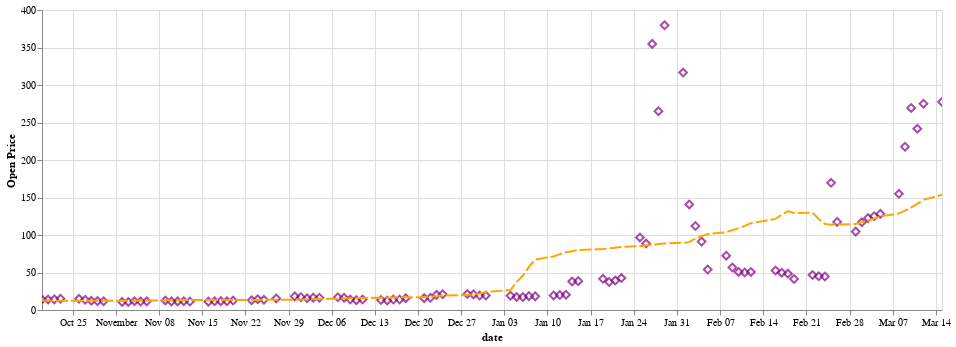

The notebook cell this image was saved under:
### Code cell
points + line

### Figure 1 — Vega-Lite specification as saved in the notebook (floating-point values rounded to 4 significant figures)
{"config": {"view": {"continuousWidth": 400, "continuousHeight": 300}}, "layer": [{"mark": {"type": "point", "color": "purple", "fontStyle": "italic", "shape": "diamond", "size": 60}, "encoding": {"tooltip": [{"type": "nominal", "field": "open"}, {"type": "nominal", "field": "close"}], "x": {"type": "temporal", "field": "date"}, "y": {"type": "quantitative", "axis": {"title": "Open Price"}, "field": "open"}}, "selection": {"selector113": {"type": "interval", "bind": "scales", "encodings": ["x", "y"]}}, "width": 900}, {"mark": {"type": "line", "color": "orange", "strokeCap": "square", "strokeDash": [10, 5], "strokeWidth": 2}, "encoding": {"x": {"type": "temporal", "field": "date"}, "y": {"type": "quantitative", "field": "rolling_mean"}}, "transform": [{"window": [{"op": "mean", "field": "open", "as": "rolling_mean"}], "frame": [-15, 15]}]}], "data": {"name": "data-8e65cf72f63a44c2b3859a1b80102327"}, "$schema": "https://vega.github.io/schema/vega-lite/v4.8.1.json", "datasets": {"data-8e65cf72f63a44c2b3859a1b80102327": [{"open": "277.52", "high": "283.0", "low": "206.0", "close": "220.14", "adjusted": "220.14", "volume": "24226187", "dividend": "0.0000", "split": "1.0", "date": "2021-03-15"}, {"open": "274.9965", "high": "295.5", "low": "262.27", "close": "264.5", "adjusted": "264.5", "volume": "25845899", "dividend": "0.0000", "split": "1.0", "date": "2021-03-12"}, {"open": "241.64", "high": "281.5", "low": "232.6", "close": "260.0", "adjusted": "260.0", "volume": "28312493", "dividend": "0.0000", "split": "1.0", "date": "2021-03-11"}, {"open": "269.43", "high": "348.5", "low": "172.0", "close": "265.0", "adjusted": "265.0", "volume": "71570566", "dividend": "0.0000", "split": "1.0", "date": "2021-03-10"}, {"open": "217.71", "high": "249.85", "low": "208.5101", "close": "246.9", "adjusted": "246.9", "volume": "39099331", "dividend": "0.0000", "split": "1.0", "date": "2021-03-09"}, {"open": "154.89", "high": "210.8699", "low": "146.1", "close": "194.5", "adjusted": "194.5", "volume": "63565620", "dividend": "0.0000", "split": "1.0", "date": "2021-03-08"}, {"open": "128.17", "high": "151.53", "low": "127.5", "close": "137.74", "adjusted": "137.74", "volume": "30733673", "dividend": "0.0000", "split": "1.0", "date": "2021-03-05"}, {"open": "125.0", "high": "147.8699", "low": "115.3", "close": "132.35", "adjusted": "132.35", "volume": "32606893", "dividend": "0.0000", "split": "1.0", "date": "2021-03-04"}, {"open": "122.51", "high": "127.75", "low": "113.12", "close": "124.18", "adjusted": "124.18", "volume": "19273882", "dividend": "0.0000", "split": "1.0", "date": "2021-03-03"}, {"open": "116.93", "high": "133.2", "low": "112.2", "close": "118.18", "adjusted": "118.18", "volume": "33783044", "dividend": "0.0000", "split": "1.0", "date": "2021-03-02"}, {"open": "104.54", "high": "133.99", "low": "99.97", "close": "120.4", "adjusted": "120.4", "volume": "49793965", "dividend": "0.0000", "split": "1.0", "date": "2021-03-01"}, {"open": "117.46", "high": "142.9", "low": "86.0", "close": "101.74", "adjusted": "101.74", "volume": "90842694", "dividend": "0.0000", "split": "1.0", "date": "2021-02-26"}, {"open": "169.56", "high": "184.68", "low": "101.0", "close": "108.73", "adjusted": "108.73", "volume": "145443658", "dividend": "0.0000", "split": "1.0", "date": "2021-02-25"}, {"open": "44.7", "high": "91.71", "low": "44.7", "close": "91.71", "adjusted": "91.71", "volume": "48556520", "dividend": "0.0000", "split": "1.0", "date": "2021-02-24"}, {"open": "44.97", "high": "46.23", "low": "40.0", "close": "44.97", "adjusted": "44.97", "volume": "7565215", "dividend": "0.0000", "split": "1.0", "date": "2021-02-23"}, {"open": "46.69", "high": "48.51", "low": "42.4", "close": "46.0", "adjusted": "46.0", "volume": "18864590", "dividend": "0.0000", "split": "1.0", "date": "2021-02-22"}, {"open": "41.28", "high": "43.89", "low": "38.5", "close": "40.59", "adjusted": "40.59", "volume": "14828238", "dividend": "0.0000", "split": "1.0", "date": "2021-02-19"}, {"open": "48.49", "high": "48.87", "low": "40.65", "close": "40.69", "adjusted": "40.69", "volume": "23990555", "dividend": "0.0000", "split": "1.0", "date": "2021-02-18"}, {"open": "49.77", "high": "51.19", "low": "44.56", "close": "45.94", "adjusted": "45.94", "volume": "9147635", "dividend": "0.0000", "split": "1.0", "date": "2021-02-17"}, {"open": "52.66", "high": "53.5", "low": "49.04", "close": "49.51", "adjusted": "49.51", "volume": "8175030", "dividend": "0.0000", "split": "1.0", "date": "2021-02-16"}, {"open": "50.75", "high": "55.24", "low": "48.05", "close": "52.4", "adjusted": "52.4", "volume": "14573264", "dividend": "0.0000", "split": "1.0", "date": "2021-02-12"}, {"open": "50.01", "high": "55.32", "low": "48.2201", "close": "51.1", "adjusted": "51.1", "volume": "13056725", "dividend": "0.0000", "split": "1.0", "date": "2021-02-11"}, {"open": "50.77", "high": "62.83", "low": "46.55", "close": "51.2", "adjusted": "51.2", "volume": "35943280", "dividend": "0.0000", "split": "1.0", "date": "2021-02-10"}, {"open": "56.61", "high": "57.0", "low": "46.52", "close": "50.31", "adjusted": "50.31", "volume": "25598598", "dividend": "0.0000", "split": "1.0", "date": "2021-02-09"}, {"open": "72.41", "high": "72.66", "low": "58.02", "close": "60.0", "adjusted": "60.0", "volume": "25687282", "dividend": "0.0000", "split": "1.0", "date": "2021-02-08"}, {"open": "54.04", "high": "95.0", "low": "51.09", "close": "63.77", "adjusted": "63.77", "volume": "81345013", "dividend": "0.0000", "split": "1.0", "date": "2021-02-05"}, {"open": "91.19", "high": "91.5", "low": "53.33", "close": "53.5", "adjusted": "53.5", "volume": "62427275", "dividend": "0.0000", "split": "1.0", "date": "2021-02-04"}, {"open": "112.01", "high": "113.3999", "low": "85.25", "close": "92.41", "adjusted": "92.41", "volume": "42698511", "dividend": "0.0000", "split": "1.0", "date": "2021-02-03"}, {"open": "140.76", "high": "158.0", "low": "74.2201", "close": "90.0", "adjusted": "90.0", "volume": "76663691", "dividend": "0.0000", "split": "1.0", "date": "2021-02-02"}, {"open": "316.56", "high": "322.0", "low": "212.0", "close": "225.0", "adjusted": "225.0", "volume": "37382152", "dividend": "0.0000", "split": "1.0", "date": "2021-02-01"}, {"open": "379.71", "high": "413.98", "low": "250.0", "close": "325.0", "adjusted": "325.0", "volume": "49414294", "dividend": "0.0000", "split": "1.0", "date": "2021-01-29"}, {"open": "265.0", "high": "483.0", "low": "112.25", "close": "193.6", "adjusted": "193.6", "volume": "58815805", "dividend": "0.0000", "split": "1.0", "date": "2021-01-28"}, {"open": "354.83", "high": "380.0", "low": "249.0", "close": "347.51", "adjusted": "347.51", "volume": "90516825", "dividend": "0.0000", "split": "1.0", "date": "2021-01-27"}, {"open": "88.56", "high": "150.0", "low": "80.2", "close": "147.98", "adjusted": "147.98", "volume": "161894423", "dividend": "0.0000", "split": "1.0", "date": "2021-01-26"}, {"open": "96.73", "high": "159.18", "low": "61.13", "close": "76.79", "adjusted": "76.79", "volume": "177874000", "dividend": "0.0000", "split": "1.0", "date": "2021-01-25"}, {"open": "42.59", "high": "76.7573", "low": "42.32", "close": "65.01", "adjusted": "65.01", "volume": "194084194", "dividend": "0.0000", "split": "1.0", "date": "2021-01-22"}, {"open": "39.23", "high": "44.75", "low": "37.0", "close": "43.03", "adjusted": "43.03", "volume": "57079754", "dividend": "0.0000", "split": "1.0", "date": "2021-01-21"}, {"open": "37.37", "high": "41.1899", "low": "36.06", "close": "39.12", "adjusted": "39.12", "volume": "33471789", "dividend": "0.0000", "split": "1.0", "date": "2021-01-20"}, {"open": "41.55", "high": "45.52", "low": "36.64", "close": "39.36", "adjusted": "39.36", "volume": "74721924", "dividend": "0.0000", "split": "1.0", "date": "2021-01-19"}, {"open": "38.49", "high": "40.75", "low": "34.01", "close": "35.5", "adjusted": "35.5", "volume": "46866358", "dividend": "0.0000", "split": "1.0", "date": "2021-01-15"}, {"open": "38.09", "high": "43.06", "low": "33.05", "close": "39.91", "adjusted": "39.91", "volume": "93717410", "dividend": "0.0000", "split": "1.0", "date": "2021-01-14"}, {"open": "20.42", "high": "38.65", "low": "20.03", "close": "31.4", "adjusted": "31.4", "volume": "143530129", "dividend": "0.0000", "split": "1.0", "date": "2021-01-13"}, {"open": "19.96", "high": "20.4", "low": "19.3168", "close": "19.95", "adjusted": "19.95", "volume": "6999775", "dividend": "0.0000", "split": "1.0", "date": "2021-01-12"}, {"open": "19.41", "high": "20.65", "low": "19.01", "close": "19.94", "adjusted": "19.94", "volume": "14927612", "dividend": "0.0000", "split": "1.0", "date": "2021-01-11"}, {"open": "18.18", "high": "18.3", "low": "17.08", "close": "17.69", "adjusted": "17.69", "volume": "6481960", "dividend": "0.0000", "split": "1.0", "date": "2021-01-08"}, {"open": "18.47", "high": "19.45", "low": "18.02", "close": "18.08", "adjusted": "18.08", "volume": "6129276", "dividend": "0.0000", "split": "1.0", "date": "2021-01-07"}, {"open": "17.34", "high": "18.98", "low": "17.33", "close": "18.36", "adjusted": "18.36", "volume": "6056248", "dividend": "0.0000", "split": "1.0", "date": "2021-01-06"}, {"open": "17.35", "high": "18.0765", "low": "17.23", "close": "17.37", "adjusted": "17.37", "volume": "4961457", "dividend": "0.0000", "split": "1.0", "date": "2021-01-05"}, {"open": "19.0", "high": "19.1", "low": "17.15", "close": "17.25", "adjusted": "17.25", "volume": "10022474", "dividend": "0.0000", "split": "1.0", "date": "2021-01-04"}, {"open": "19.25", "high": "19.8", "low": "18.8", "close": "18.84", "adjusted": "18.84", "volume": "6922652", "dividend": "0.0000", "split": "1.0", "date": "2020-12-31"}, {"open": "19.38", "high": "20.0", "low": "18.85", "close": "19.26", "adjusted": "19.26", "volume": "5934391", "dividend": "0.0000", "split": "1.0", "date": "2020-12-30"}, {"open": "20.82", "high": "21.07", "low": "18.56", "close": "19.38", "adjusted": "19.38", "volume": "9241441", "dividend": "0.0000", "split": "1.0", "date": "2020-12-29"}, {"open": "21.31", "high": "21.97", "low": "20.35", "close": "20.99", "adjusted": "20.99", "volume": "8924279", "dividend": "0.0000", "split": "1.0", "date": "2020-12-28"}, {"open": "21.01", "high": "21.48", "low": "19.95", "close": "20.15", "adjusted": "20.15", "volume": "6262174", "dividend": "0.0000", "split": "1.0", "date": "2020-12-24"}, {"open": "20.17", "high": "22.3499", "low": "19.13", "close": "20.57", "adjusted": "20.57", "volume": "25830256", "dividend": "0.0000", "split": "1.0", "date": "2020-12-23"}, {"open": "16.22", "high": "20.04", "low": "16.15", "close": "19.46", "adjusted": "19.46", "volume": "30687718", "dividend": "0.0000", "split": "1.0", "date": "2020-12-22"}, {"open": "15.81", "high": "16.348", "low": "15.28", "close": "15.53", "adjusted": "15.53", "volume": "9876128", "dividend": "0.0000", "split": "1.0", "date": "2020-12-21"}, {"open": "15.78", "high": "16.3", "low": "15.18", "close": "15.63", "adjusted": "15.63", "volume": "16618776", "dividend": "0.0000", "split": "1.0", "date": "2020-12-18"}, {"open": "13.96", "high": "14.98", "low": "13.59", "close": "14.83", "adjusted": "14.83", "volume": "8194902", "dividend": "0.0000", "split": "1.0", "date": "2020-12-17"}, {"open": "13.96", "high": "14.305", "low": "13.58", "close": "13.85", "adjusted": "13.85", "volume": "5865123", "dividend": "0.0000", "split": "1.0", "date": "2020-12-16"}, {"open": "12.78", "high": "14.02", "low": "12.48", "close": "13.85", "adjusted": "13.85", "volume": "8192856", "dividend": "0.0000", "split": "1.0", "date": "2020-12-15"}, {"open": "13.34", "high": "13.4335", "low": "12.14", "close": "12.72", "adjusted": "12.72", "volume": "10007092", "dividend": "0.0000", "split": "1.0", "date": "2020-12-14"}, {"open": "13.91", "high": "14.0", "low": "13.02", "close": "13.31", "adjusted": "13.31", "volume": "7496868", "dividend": "0.0000", "split": "1.0", "date": "2020-12-11"}, {"open": "13.12", "high": "14.41", "low": "13.05", "close": "14.12", "adjusted": "14.12", "volume": "7558922", "dividend": "0.0000", "split": "1.0", "date": "2020-12-10"}, {"open": "13.92", "high": "14.73", "low": "13.225", "close": "13.66", "adjusted": "13.66", "volume": "24357944", "dividend": "0.0000", "split": "1.0", "date": "2020-12-09"}, {"open": "16.37", "high": "17.21", "low": "15.93", "close": "16.94", "adjusted": "16.94", "volume": "16120163", "dividend": "0.0000", "split": "1.0", "date": "2020-12-08"}, {"open": "17.0", "high": "17.5", "low": "16.22", "close": "16.35", "adjusted": "16.35", "volume": "7386258", "dividend": "0.0000", "split": "1.0", "date": "2020-12-07"}, {"open": "16.3", "high": "17.29", "low": "16.26", "close": "16.9", "adjusted": "16.9", "volume": "8972672", "dividend": "0.0000", "split": "1.0", "date": "2020-12-04"}, {"open": "16.48", "high": "16.64", "low": "15.87", "close": "16.12", "adjusted": "16.12", "volume": "6294965", "dividend": "0.0000", "split": "1.0", "date": "2020-12-03"}, {"open": "15.7", "high": "16.68", "low": "15.38", "close": "16.58", "adjusted": "16.58", "volume": "7883380", "dividend": "0.0000", "split": "1.0", "date": "2020-12-02"}, {"open": "17.11", "high": "17.4", "low": "15.76", "close": "15.8", "adjusted": "15.8", "volume": "12260810", "dividend": "0.0000", "split": "1.0", "date": "2020-12-01"}, {"open": "18.17", "high": "19.42", "low": "16.5575", "close": "16.56", "adjusted": "16.56", "volume": "31983498", "dividend": "0.0000", "split": "1.0", "date": "2020-11-30"}, {"open": "15.29", "high": "16.74", "low": "14.88", "close": "16.08", "adjusted": "16.08", "volume": "12504197", "dividend": "0.0000", "split": "1.0", "date": "2020-11-27"}, {"open": "13.6", "high": "15.25", "low": "13.42", "close": "14.75", "adjusted": "14.75", "volume": "8860092", "dividend": "0.0000", "split": "1.0", "date": "2020-11-25"}, {"open": "14.23", "high": "14.26", "low": "13.3", "close": "13.67", "adjusted": "13.67", "volume": "7130536", "dividend": "0.0000", "split": "1.0", "date": "2020-11-24"}, {"open": "12.9", "high": "14.12", "low": "12.67", "close": "13.9", "adjusted": "13.9", "volume": "9607973", "dividend": "0.0000", "split": "1.0", "date": "2020-11-23"}, {"open": "12.55", "high": "13.46", "low": "12.54", "close": "12.71", "adjusted": "12.71", "volume": "8402347", "dividend": "0.0000", "split": "1.0", "date": "2020-11-20"}, {"open": "11.6", "high": "12.79", "low": "11.45", "close": "12.46", "adjusted": "12.46", "volume": "11787613", "dividend": "0.0000", "split": "1.0", "date": "2020-11-19"}, {"open": "11.8", "high": "12.04", "low": "11.56", "close": "11.57", "adjusted": "11.57", "volume": "3169222", "dividend": "0.0000", "split": "1.0", "date": "2020-11-18"}, {"open": "11.65", "high": "11.92", "low": "11.23", "close": "11.63", "adjusted": "11.63", "volume": "6678176", "dividend": "0.0000", "split": "1.0", "date": "2020-11-17"}, {"open": "11.16", "high": "12.6602", "low": "10.72", "close": "12.06", "adjusted": "12.06", "volume": "9774824", "dividend": "0.0000", "split": "1.0", "date": "2020-11-16"}, {"open": "11.36", "high": "11.55", "low": "11.0", "close": "11.01", "adjusted": "11.01", "volume": "3546171", "dividend": "0.0000", "split": "1.0", "date": "2020-11-13"}, {"open": "11.74", "high": "11.87", "low": "10.97", "close": "11.13", "adjusted": "11.13", "volume": "4355892", "dividend": "0.0000", "split": "1.0", "date": "2020-11-12"}, {"open": "11.5", "high": "11.95", "low": "11.21", "close": "11.75", "adjusted": "11.75", "volume": "4882569", "dividend": "0.0000", "split": "1.0", "date": "2020-11-11"}, {"open": "11.5", "high": "11.66", "low": "10.83", "close": "11.1", "adjusted": "11.1", "volume": "3825963", "dividend": "0.0000", "split": "1.0", "date": "2020-11-10"}, {"open": "12.76", "high": "12.93", "low": "11.25", "close": "11.49", "adjusted": "11.49", "volume": "6244865", "dividend": "0.0000", "split": "1.0", "date": "2020-11-09"}, {"open": "11.52", "high": "12.17", "low": "11.32", "close": "11.86", "adjusted": "11.86", "volume": "5518243", "dividend": "0.0000", "split": "1.0", "date": "2020-11-06"}, {"open": "11.27", "high": "11.84", "low": "11.06", "close": "11.45", "adjusted": "11.45", "volume": "4705245", "dividend": "0.0000", "split": "1.0", "date": "2020-11-05"}, {"open": "11.76", "high": "11.7699", "low": "10.61", "close": "10.91", "adjusted": "10.91", "volume": "5807871", "dividend": "0.0000", "split": "1.0", "date": "2020-11-04"}, {"open": "10.75", "high": "11.86", "low": "10.63", "close": "11.57", "adjusted": "11.57", "volume": "7454472", "dividend": "0.0000", "split": "1.0", "date": "2020-11-03"}, {"open": "10.82", "high": "11.09", "low": "10.5", "close": "10.75", "adjusted": "10.75", "volume": "5227011", "dividend": "0.0000", "split": "1.0", "date": "2020-11-02"}, {"open": "11.64", "high": "11.64", "low": "10.36", "close": "10.47", "adjusted": "10.47", "volume": "11562367", "dividend": "0.0000", "split": "1.0", "date": "2020-10-30"}, {"open": "11.88", "high": "12.25", "low": "11.6801", "close": "11.73", "adjusted": "11.73", "volume": "4165843", "dividend": "0.0000", "split": "1.0", "date": "2020-10-29"}, {"open": "12.27", "high": "13.05", "low": "11.78", "close": "11.82", "adjusted": "11.82", "volume": "6388580", "dividend": "0.0000", "split": "1.0", "date": "2020-10-28"}, {"open": "13.71", "high": "13.71", "low": "12.36", "close": "12.69", "adjusted": "12.69", "volume": "7231006", "dividend": "0.0000", "split": "1.0", "date": "2020-10-27"}, {"open": "14.93", "high": "15.45", "low": "13.26", "close": "13.45", "adjusted": "13.45", "volume": "13376269", "dividend": "0.0000", "split": "1.0", "date": "2020-10-26"}, {"open": "15.05", "high": "15.38", "low": "14.55", "close": "15.0", "adjusted": "15.0", "volume": "6507324", "dividend": "0.0000", "split": "1.0", "date": "2020-10-23"}, {"open": "14.2", "high": "15.87", "low": "14.19", "close": "14.91", "adjusted": "14.91", "volume": "16212232", "dividend": "0.0000", "split": "1.0", "date": "2020-10-22"}, {"open": "13.9", "high": "14.42", "low": "13.8", "close": "14.1", "adjusted": "14.1", "volume": "5361928", "dividend": "0.0000", "split": "1.0", "date": "2020-10-21"}, {"open": "14.03", "high": "14.143", "low": "13.665", "close": "13.86", "adjusted": "13.86", "volume": "6603951", "dividend": "0.0000", "split": "1.0", "date": "2020-10-20"}]}}
